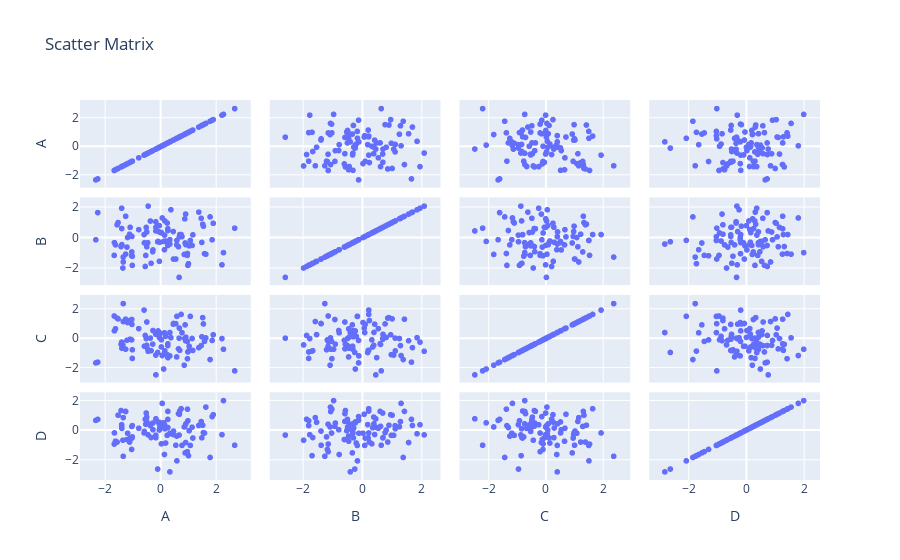

Write notebook code for a chart like this one.
### Code cell
fig = px.scatter_matrix(df, dimensions=['A', 'B', 'C', 'D'], title="Scatter Matrix")
fig.show()
